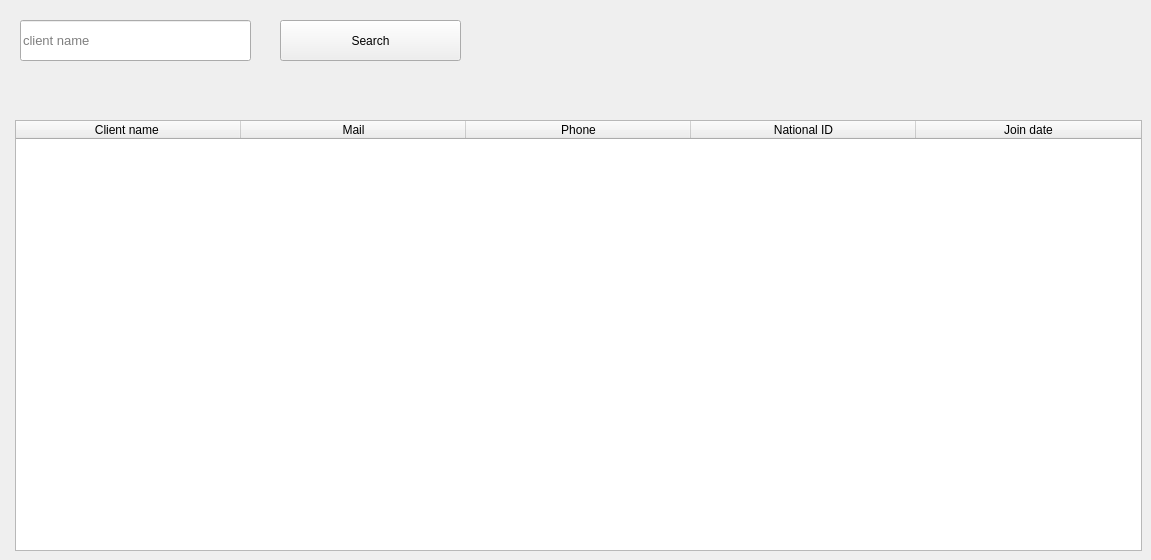
      <widget class="QWidget" name="tab_11">
       <attribute name="title">
        <string>all clients</string>
       </attribute>
       <widget class="QTableWidget" name="tableWidget_3">
        <property name="geometry">
         <rect>
          <x>15</x>
          <y>120</y>
          <width>1127</width>
          <height>431</height>
         </rect>
        </property>
        <property name="frameShape">
         <enum>QFrame::StyledPanel</enum>
        </property>
        <property name="frameShadow">
         <enum>QFrame::Sunken</enum>
        </property>
        <property name="lineWidth">
         <number>1</number>
        </property>
        <attribute name="horizontalHeaderCascadingSectionResizes">
         <bool>false</bool>
        </attribute>
        <attribute name="horizontalHeaderDefaultSectionSize">
         <number>225</number>
        </attribute>
        <attribute name="horizontalHeaderHighlightSections">
         <bool>true</bool>
        </attribute>
        <column>
         <property name="text">
          <string>Client name </string>
         </property>
        </column>
        <column>
         <property name="text">
          <string>Mail</string>
         </property>
        </column>
        <column>
         <property name="text">
          <string>Phone</string>
         </property>
        </column>
        <column>
         <property name="text">
          <string>National ID</string>
         </property>
        </column>
        <column>
         <property name="text">
          <string>Join date</string>
         </property>
        </column>
       </widget>
       <widget class="QPushButton" name="pushButton_14">
        <property name="geometry">
         <rect>
          <x>280</x>
          <y>20</y>
          <width>181</width>
          <height>41</height>
         </rect>
        </property>
        <property name="styleSheet">
         <string notr="true">font: 10pt &quot;MS Shell Dlg 2&quot;;</string>
        </property>
        <property name="text">
         <string>Search</string>
        </property>
       </widget>
       <widget class="QLineEdit" name="lineEdit_11">
        <property name="geometry">
         <rect>
          <x>20</x>
          <y>20</y>
          <width>231</width>
          <height>41</height>
         </rect>
        </property>
        <property name="font">
         <font>
          <family>MS Shell Dlg 2</family>
          <pointsize>10</pointsize>
          <weight>50</weight>
          <italic>false</italic>
          <bold>false</bold>
         </font>
        </property>
        <property name="styleSheet">
         <string notr="true">font: 10pt &quot;MS Shell Dlg 2&quot;;</string>
        </property>
        <property name="placeholderText">
         <string>client name</string>
        </property>
       </widget>
      </widget>
